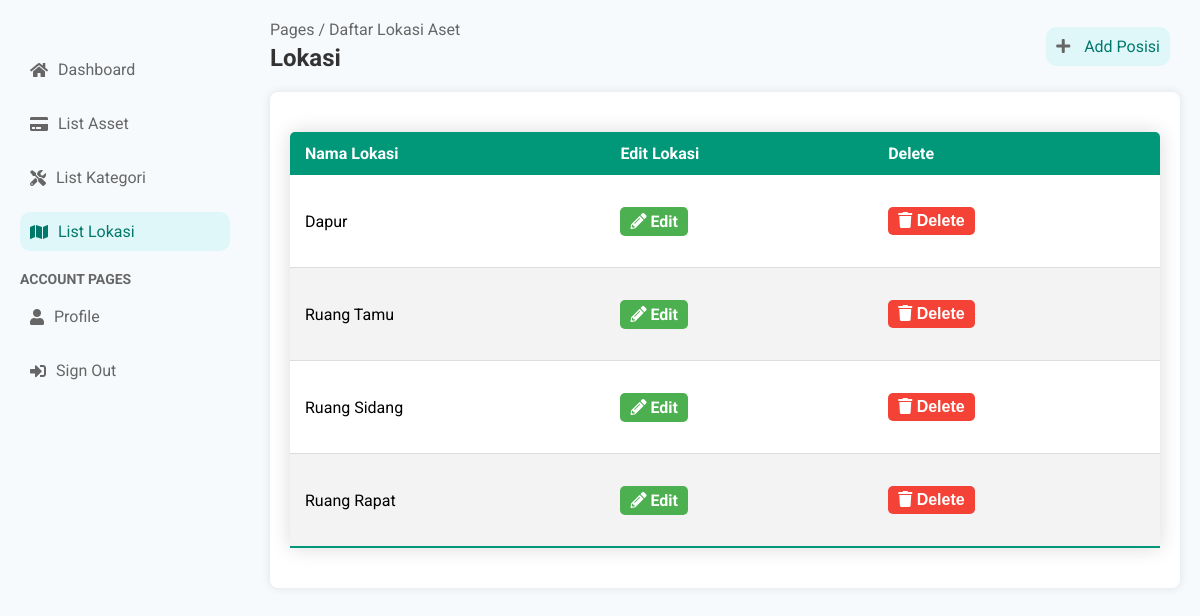
The page /dashboard/posisi/ (signed in) on the database its author committed.
### accounts/models.py (models this page shows, shortened)
class PosisiAsset(models.Model):
    lokasi = models.CharField(max_length=100)

### accounts/viewsStaff.py (the view)
# urls.py: path('dashboard/posisi/', viewsStaff.list_posisi, name='list_posisi'),
@login_required
@user_passes_test(is_staff)
def list_posisi(request):
    posisis = PosisiAsset.objects.all().order_by('-id')
    context = {
        'posisis': posisis,
    }
    return render(request, 'dashboard/list_posisi.html', context)

### accounts/context_processors.py (called while the page is built)
def versioned_static(request):
    version = 'v1.44'  # Increment this version number
    return {
        'STATIC_VERSION': version,
    }

### accounts/viewsStaff.py (called while the page is built)
def is_staff(user):
    return user.is_authenticated and user.is_staff

### templates/dashboard/list_posisi.html (shortened to what this page needs)
{% extends 'dashboard/base.html' %}
{% block content %}
<nav class="sidebar-nav">
    <ul>
        <li><a href="{% url 'dashboard_staff' %}"><i class="fas fa-home"></i> Dashboard</a></li>
        <li><a href="{% url 'list_aset' %}"><i class="fas fa-credit-card"></i>List Asset</a></li>
        <li><a href="{%  url 'list_kategori' %}"><i class="fas fa-tools"></i>List Kategori</a></li>
        <li class="active"><a href="{% url 'list_posisi' %}"><i class="fas fa-map"></i>List Lokasi</a></li>
    </ul>
    <h3>Account Pages</h3>
    <ul>
        <li><a href="{% url 'profile' %}"><i class="fas fa-user"></i> Profile</a></li>
        <li><a href="{% url 'logout' %}"><i class="fas fa-sign-in-alt"></i> Sign Out</a></li>
    </ul>
</nav>
</aside>
<div class="main-content">
    <header class="main-header">
        <div class="breadcrumb">
            <span>Pages / Daftar Lokasi Aset</span>
            <h2>Lokasi</h2>
        </div>
        <div class="header-right">
            <a href="{% url 'tambah_posisi' %}" class="btn-add"><i class="fas fa-plus"></i> Add Posisi</a>
        </div>
    </header>
    <div class="form-container">
              <table>
            <thead>
                <tr>
                    <th>Nama Lokasi</th>
                    <th>Edit Lokasi</th>
                    <th>Delete</th>
                </tr>
            </thead>
            <tbody>
                {% for posisi in posisis %}
                    <tr>
                        <td data-label="Nama Posisi">{{ posisi.lokasi }}</td>
                        <td data-label="Edit">
                            <a href="{% url 'edit_lokasi' posisi.id %}" class="btn-edit"><i class="fas fa-pencil-alt"></i> Edit</a>
                        </td>
                        <td data-label="Delete">
                            <form action="{% url 'delete_lokasi' posisi.id %}" method="post">
                                <button type="submit" class="btn-delete" onclick="return confirm('Apakah Anda yakin ingin menghapus Lokasi ini?');">
                                    <i class="fas fa-trash"></i> Delete
                                </button>
                            </form>
                        </td>
                    </tr>
                {% endfor %}
            </tbody>
        </table>
</div>
</div>
{% endblock %}

### static/dashboard/styles.css (style rules this page uses)
* { margin: 0; padding: 0; box-sizing: border-box; }
body { font-family: 'Roboto', sans-serif; background-color: #f0f2f5; }
.sidebar-nav ul { list-style: none; }
.sidebar-nav h3 { margin-top: 20px; margin-bottom: 10px; color: #666; font-size: 14px; text-transform: uppercase; }
.sidebar-nav li { margin-bottom: 15px; }
.sidebar-nav a { text-decoration: none; color: #666; font-size: 16px; display: flex; align-items: center; transition: color 0.3s, background-color 0.3s; padding: 10px; border-radius: 10px; }
.sidebar-nav a:hover, .sidebar-nav li.active a { background-color: #e0f7fa; color: #00796b; }
.sidebar-nav i { margin-right: 10px; }
.main-content { flex: 1; padding: 20px; background-color: #f7fafc; }
.main-header { display: flex; justify-content: space-between; align-items: center; margin-bottom: 20px; }
.breadcrumb { color: #666; }
.breadcrumb h2 { margin-top: 5px; font-size: 24px; color: #333; }
.header-right { display: flex; align-items: center; }
.header-right a { margin-right: 10px; color: #00796b; text-decoration: none; }
.header-right i { margin-right: 10px; color: #666; }
.btn-add { background-color: #e0f7fa; padding: 10px; border-radius: 10px; }
.form-container { width: 100%; background-color: #ffffff; padding: 20px; border-radius: 8px; box-shadow: 0 0 10px rgba(0, 0, 0, 0.1); }
button { background-color: #4CAF50; color: white; border: none; padding: 10px 20px; text-align: center; font-size: 1em; border-radius: 4px; cursor: pointer; transition: background-color 0.3s ease; margin: 20px auto; }
table { width: 100%; border-collapse: collapse; margin: 20px 0; font-size: 1em; min-width: 400px; border-radius: 5px 5px 0 0; overflow: hidden; box-shadow: 0 0 20px rgba(0, 0, 0, 0.15); }
table thead tr { background-color: #009879; color: #ffffff; text-align: left; font-weight: bold; }
table th, table td { padding: 12px 15px; }
table tbody tr { border-bottom: 1px solid #dddddd; }
table tbody tr:nth-of-type(even) { background-color: #f3f3f3; }
table tbody tr:last-of-type { border-bottom: 2px solid #009879; }
.btn-edit, .btn-delete { display: inline-block; padding: 5px 10px; font-size: 1em; font-weight: bold; border-radius: 5px; text-decoration: none; }
.btn-edit { background-color: #4CAF50; color: white; }
.btn-delete { background-color: #f44336; color: white; }

### rows shown on the page
PosisiAsset: lokasi "Dapur"
PosisiAsset: lokasi "Ruang Tamu"
PosisiAsset: lokasi "Ruang Sidang"
PosisiAsset: lokasi "Ruang Rapat"
